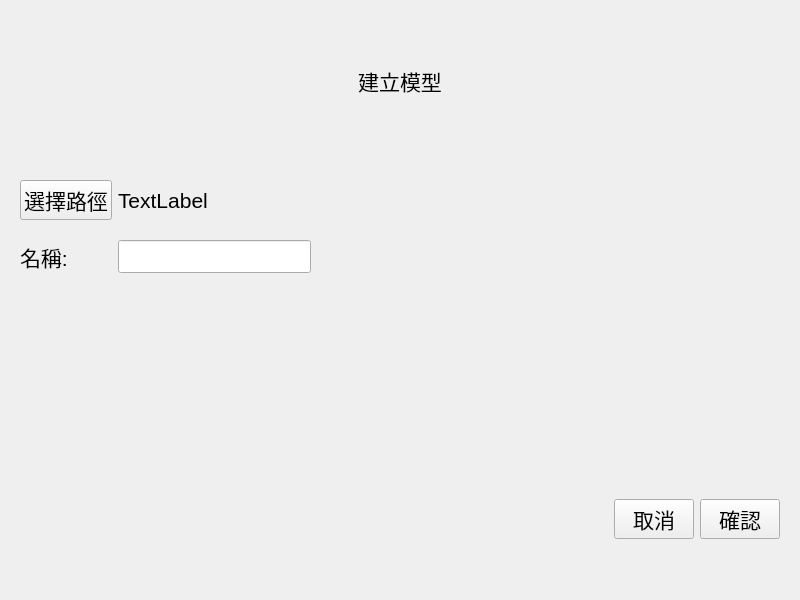
<?xml version="1.0" encoding="UTF-8"?>
<ui version="4.0">
 <class>LayerNewModel</class>
 <widget class="QWidget" name="LayerNewModel">
  <property name="geometry">
   <rect>
    <x>0</x>
    <y>0</y>
    <width>800</width>
    <height>600</height>
   </rect>
  </property>
  <property name="font">
   <font>
    <pointsize>16</pointsize>
   </font>
  </property>
  <property name="windowTitle">
   <string>Form</string>
  </property>
  <layout class="QVBoxLayout" name="verticalLayout">
   <item>
    <widget class="QLabel" name="lbTitle">
     <property name="font">
      <font>
       <pointsize>16</pointsize>
      </font>
     </property>
     <property name="text">
      <string>建立模型</string>
     </property>
     <property name="alignment">
      <set>Qt::AlignCenter</set>
     </property>
    </widget>
   </item>
   <item>
    <widget class="QWidget" name="widget" native="true">
     <layout class="QGridLayout" name="gridLayout">
      <item row="0" column="0">
       <widget class="QPushButton" name="btnSelect">
        <property name="sizePolicy">
         <sizepolicy hsizetype="Maximum" vsizetype="Fixed">
          <horstretch>0</horstretch>
          <verstretch>0</verstretch>
         </sizepolicy>
        </property>
        <property name="text">
         <string>選擇路徑</string>
        </property>
       </widget>
      </item>
      <item row="0" column="1" colspan="2">
       <widget class="QLabel" name="lbPath">
        <property name="sizePolicy">
         <sizepolicy hsizetype="Minimum" vsizetype="Preferred">
          <horstretch>0</horstretch>
          <verstretch>0</verstretch>
         </sizepolicy>
        </property>
        <property name="text">
         <string>TextLabel</string>
        </property>
       </widget>
      </item>
      <item row="1" column="0">
       <widget class="QLabel" name="label_2">
        <property name="text">
         <string>名稱:</string>
        </property>
       </widget>
      </item>
      <item row="1" column="1" colspan="2">
       <widget class="QLineEdit" name="txtName">
        <property name="sizePolicy">
         <sizepolicy hsizetype="Maximum" vsizetype="Fixed">
          <horstretch>0</horstretch>
          <verstretch>0</verstretch>
         </sizepolicy>
        </property>
       </widget>
      </item>
     </layout>
    </widget>
   </item>
   <item>
    <widget class="QLabel" name="lbMsg">
     <property name="styleSheet">
      <string notr="true">color: rgb(255, 85, 0);</string>
     </property>
     <property name="text">
      <string/>
     </property>
     <property name="alignment">
      <set>Qt::AlignCenter</set>
     </property>
    </widget>
   </item>
   <item>
    <widget class="QWidget" name="widget_2" native="true">
     <layout class="QHBoxLayout" name="horizontalLayout_2">
      <item>
       <spacer name="horizontalSpacer">
        <property name="orientation">
         <enum>Qt::Horizontal</enum>
        </property>
        <property name="sizeHint" stdset="0">
         <size>
          <width>40</width>
          <height>20</height>
         </size>
        </property>
       </spacer>
      </item>
      <item>
       <widget class="QPushButton" name="btnCancel">
        <property name="text">
         <string>取消</string>
        </property>
       </widget>
      </item>
      <item>
       <widget class="QPushButton" name="btnOk">
        <property name="text">
         <string>確認</string>
        </property>
       </widget>
      </item>
     </layout>
    </widget>
   </item>
  </layout>
 </widget>
 <resources/>
 <connections/>
</ui>
